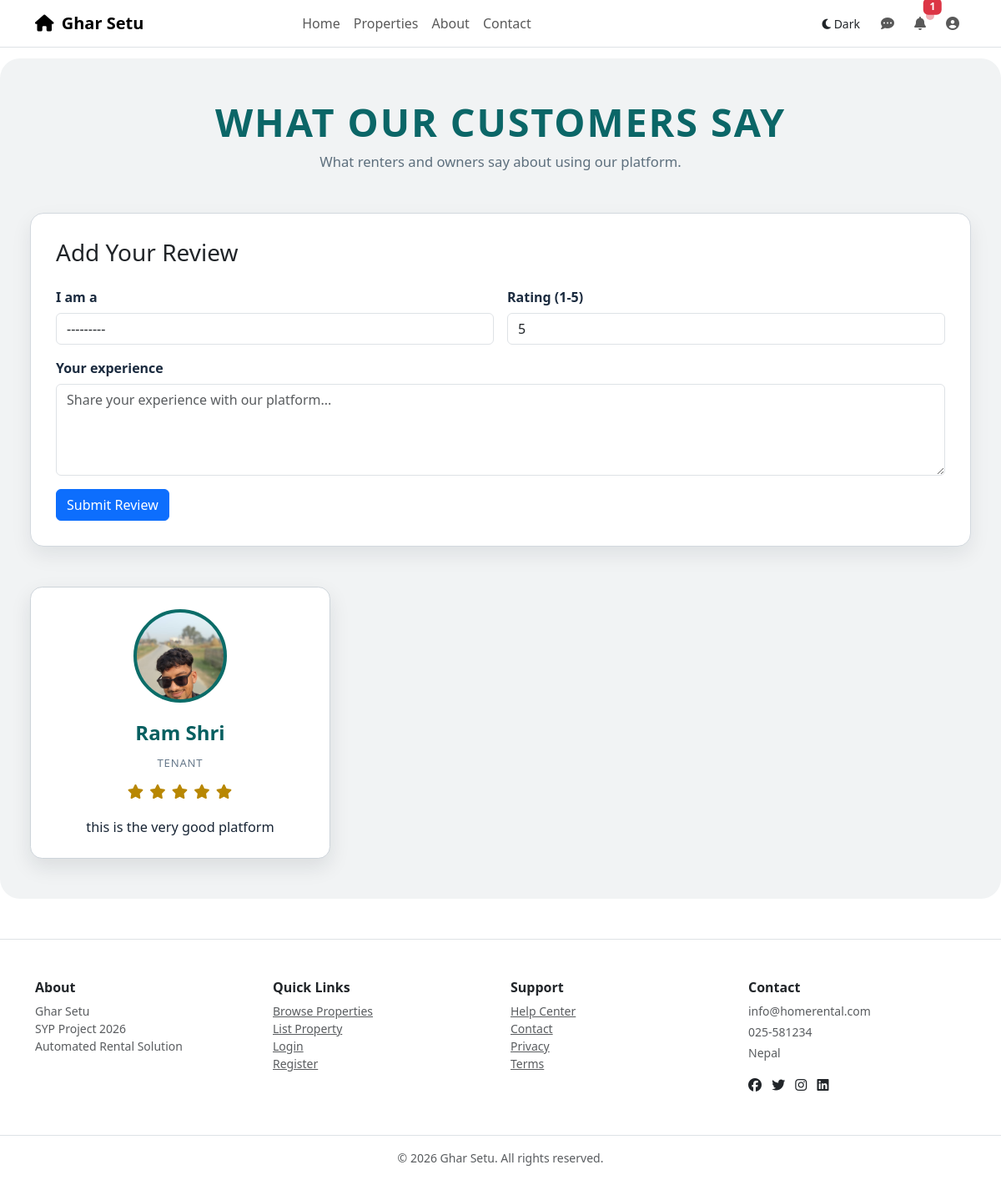
Screenshot of /reviews/ (signed in) with the database file from the repository.
### home/models.py (models this page shows, shortened)
class Testimonial(models.Model):
    ROLE_CHOICES = (
        ("tenant", "Tenant"),
        ("owner", "Property Owner"),
    )
    RATING_CHOICES = (
        (1, "1"),
        (2, "2"),
        (3, "3"),
        (4, "4"),
        (5, "5"),
    )
    user = models.ForeignKey(User, on_delete=models.CASCADE, related_name="testimonials")  # User who wrote testimonial
    role = models.CharField(max_length=20, choices=ROLE_CHOICES)  # Role of the user (tenant or owner)
    rating = models.PositiveSmallIntegerField(choices=RATING_CHOICES, default=5)  # Star rating (1-5)
    message = models.TextField(max_length=400)  # Testimonial text/feedback
    created_at = models.DateTimeField(auto_now_add=True)  # When testimonial was created

class Profile(models.Model):
    user = models.OneToOneField(User, on_delete=models.CASCADE, related_name="profile")  # One-to-one link to User
    phone_number = models.CharField(max_length=20, blank=True)  # User's contact phone number
    image = models.ImageField(upload_to="profile_images/", blank=True, null=True)  # User's profile picture

### home/views.py (the view)
# urls.py: path('reviews/', views.reviews, name='reviews'),  # Reviews/testimonials page
def reviews(request):
    if request.method == "POST":
        if not request.user.is_authenticated:
            return redirect("login")
        testimonial_form = TestimonialForm(request.POST)
        if testimonial_form.is_valid():
            testimonial = testimonial_form.save(commit=False)
            testimonial.user = request.user
            testimonial.save()
            return redirect("reviews")
    else:
        testimonial_form = TestimonialForm()
    testimonials = Testimonial.objects.select_related("user", "user__profile").order_by("-created_at")
    return render(
        request,
        "reviews.html",
        {
            "testimonials": testimonials,
            "testimonial_form": testimonial_form,
        },
    )

### home/forms.py
class TestimonialForm(forms.ModelForm):
    class Meta:
        model = Testimonial
        fields = ["role", "rating", "message"]
        widgets = {
            "rating": forms.Select(),  # Dropdown for rating selection
            "message": forms.Textarea(  # Textarea for longer feedback
                attrs={
                    "rows": 4,
                    "placeholder": "Share your experience with our platform...",
                }
            )
        }
    def __init__(self, *args, **kwargs):
        super().__init__(*args, **kwargs)
        for field in self.fields.values():
            field.widget.attrs["class"] = "form-control"

### home/templates/reviews.html (shortened to what this page needs)
{% extends "layout.html" %}
{% block content %}
<section class="container reviews-page py-4 py-lg-5">
  <div class="text-center mb-4 mb-lg-5">
    <h1 class="reviews-title mb-2">What Our Customers Say</h1>
    <p class="reviews-subtitle mb-0">What renters and owners say about using our platform.</p>
  </div>
  <div class="review-form-wrap mb-4 mb-lg-5">
    {% if request.user.is_authenticated %}
      <h2 class="h3 mb-4">Add Your Review</h2>
      <form method="post" action="{% url 'reviews' %}">
        <div class="row g-3">
          <div class="col-12 col-md-6">
            <label class="review-form-label" for="{{ testimonial_form.role.id_for_label }}">I am a</label>
            {{ testimonial_form.role }}
          </div>
          <div class="col-12 col-md-6">
            <label class="review-form-label" for="{{ testimonial_form.rating.id_for_label }}">Rating (1-5)</label>
            {{ testimonial_form.rating }}
          </div>
          <div class="col-12">
            <label class="review-form-label" for="{{ testimonial_form.message.id_for_label }}">Your experience</label>
            {{ testimonial_form.message }}
          </div>
          <div class="col-12">
            <button type="submit" class="btn btn-primary">Submit Review</button>
          </div>
        </div>
      </form>
    {% else %}
      <p class="mb-0">
        <a href="{% url 'login' %}">Login</a> to rate us and share your experience.
      </p>
    {% endif %}
  </div>
  <div class="row g-3 g-lg-4">
    {% for testimonial in testimonials %}
      <div class="col-12 col-md-6 col-lg-4">
        <article class="review-card">
          <div class="review-avatar" aria-hidden="true">
            {% if testimonial.user.profile.image %}
              <img src="{{ testimonial.user.profile.image.url }}" alt="{{ testimonial.user.username }} profile photo" loading="lazy">
            {% else %}
              <span>{{ testimonial.user.username|slice:":1"|upper }}</span>
            {% endif %}
          </div>
          <p class="review-user">{{ testimonial.user.get_full_name|default:testimonial.user.username }}</p>
          <p class="review-role">{{ testimonial.get_role_display }}</p>
          <div class="review-stars" aria-label="{{ testimonial.rating }} out of 5 stars">
            <i class="{% if testimonial.rating >= 1 %}fa-solid{% else %}fa-regular{% endif %} fa-star"></i>
            <i class="{% if testimonial.rating >= 2 %}fa-solid{% else %}fa-regular{% endif %} fa-star"></i>
            <i class="{% if testimonial.rating >= 3 %}fa-solid{% else %}fa-regular{% endif %} fa-star"></i>
            <i class="{% if testimonial.rating >= 4 %}fa-solid{% else %}fa-regular{% endif %} fa-star"></i>
            <i class="{% if testimonial.rating >= 5 %}fa-solid{% else %}fa-regular{% endif %} fa-star"></i>
          </div>
          <p class="review-message">{{ testimonial.message }}</p>
        </article>
      </div>
    {% empty %}
      <div class="col-12">
        <div class="review-empty">No testimonials yet. Be the first to share your experience.</div>
      </div>
    {% endfor %}
  </div>
</section>
{% endblock %}

### static/css/site.css (style rules this page uses)
:root { --notif-title-color: #1f2d3d; --notif-subtitle-color: #6c757d; --notif-unread-bg: rgba(13, 110, 253, 0.05); --notif-card-unread-bg: rgba(13, 110, 253, 0.03); --theme-light-surface: #f8f9fa; --theme-light-surface-border: rgba(31, 45, 61, 0.08); }

### home/templates/reviews.html (style rules this page uses)
.reviews-page { max-width: 1200px; background: #f1f3f4; border-radius: 1.5rem; padding-inline: clamp(1rem, 3vw, 2.5rem); padding-block: clamp(1.5rem, 3.5vw, 3rem); }
.reviews-title { font-size: clamp(1.95rem, 3.9vw, 3.15rem); font-weight: 800; color: #0b6667; letter-spacing: 0.04em; text-transform: uppercase; }
.reviews-subtitle { color: #5d6f7d; font-size: 1.04rem; }
.review-form-wrap { border-radius: 1rem; border: 1px solid #d2d8de; background: #ffffff; box-shadow: 0 10px 24px rgba(16, 27, 41, 0.08); padding: clamp(1.25rem, 2.5vw, 2rem); }
.review-form-label { font-weight: 700; color: #1b2b3f; margin-bottom: 0.45rem; }
.review-card { border-radius: 0.9rem; border: 1px solid #cdd4da; background: #ffffff; box-shadow: 0 10px 24px rgba(16, 27, 41, 0.1); padding: 1.65rem 1.35rem 1.5rem; height: 100%; text-align: center; transition: transform 0.2s ease, box-shadow 0.2s ease; }
.review-avatar { width: 112px; height: 112px; border-radius: 999px; margin: 0 auto 1.1rem; border: 4px solid #0b6c68; background: linear-gradient(160deg, #1a8f8a, #0c6d68); display: grid; place-items: center; color: #ffffff; font-size: 2.1rem; font-weight: 800; line-height: 1; overflow: hidden; }
.review-avatar img { width: 100%; height: 100%; object-fit: cover; display: block; }
.review-stars { color: #b88703; margin-bottom: 1rem; font-size: 1.08rem; letter-spacing: 0.08rem; }
.review-message { color: #182535; font-size: 1.02rem; line-height: 1.6; margin: 0; }
.review-user { margin: 0 0 0.55rem; font-weight: 700; color: #055f60; font-size: clamp(1.35rem, 2vw, 1.95rem); }
.review-role { margin: 0 0 0.7rem; color: #67798b; font-size: 0.82rem; text-transform: uppercase; letter-spacing: 0.06em; }

### rows the page displays
Testimonial: user.profile.image (picture), user.get_full_name "Ram Shri", role "TENANT", message "this is the very good platform"

### other values shown
{{ unread_notifications_count }} "1"
